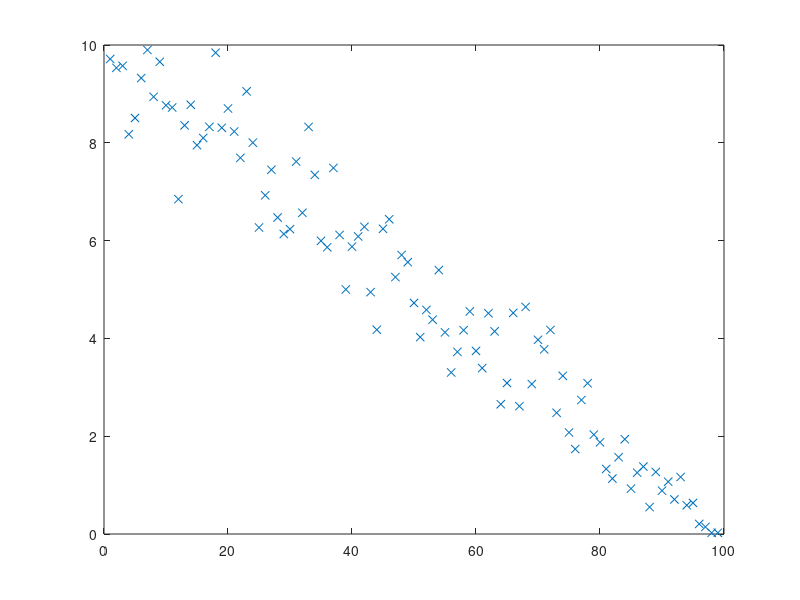

MATLAB code for this plot:
%
% algo 4.2 in REF
%
clear all;
r = 100;
D = 100;
A = randn(D);
Q = [];
nlist = [];
for ind = 1:r
    omega = randn(D,1)/sqrt(D);
    y(:,ind) = A*omega;
    if ind ==1, 
        qq(:,ind) = y(:,ind);
        Q = [Q qq(:,ind)/norm(qq(:,ind))];
    else
        qq(:,ind) = (eye(D)-Q*Q')*y(:,ind);
        nlist = [nlist,norm(qq(:,ind))];
        disp(norm(qq(:,ind)))
        Q = [Q qq(:,ind)/norm(qq(:,ind))];
        plot(nlist,'x');drawnow;
    end
end

